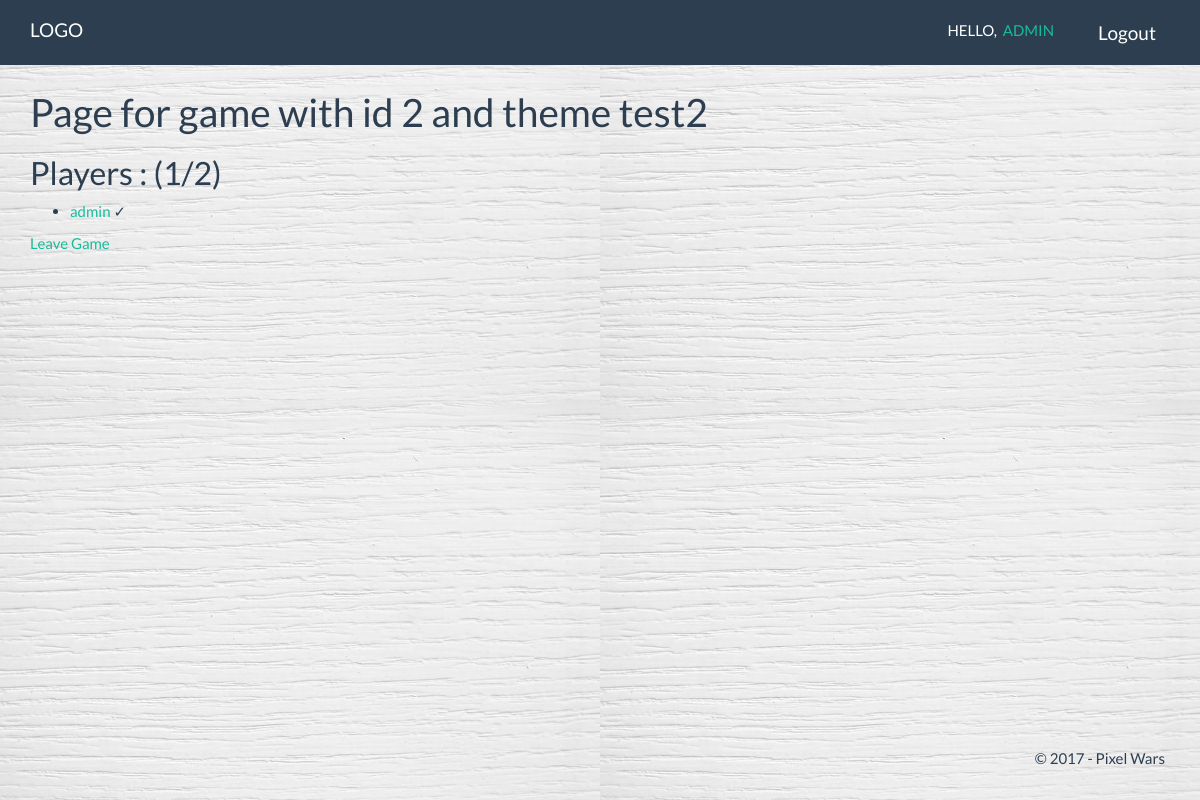
Page /pixelwars/standart/2/ (signed in) on the earlier database version.
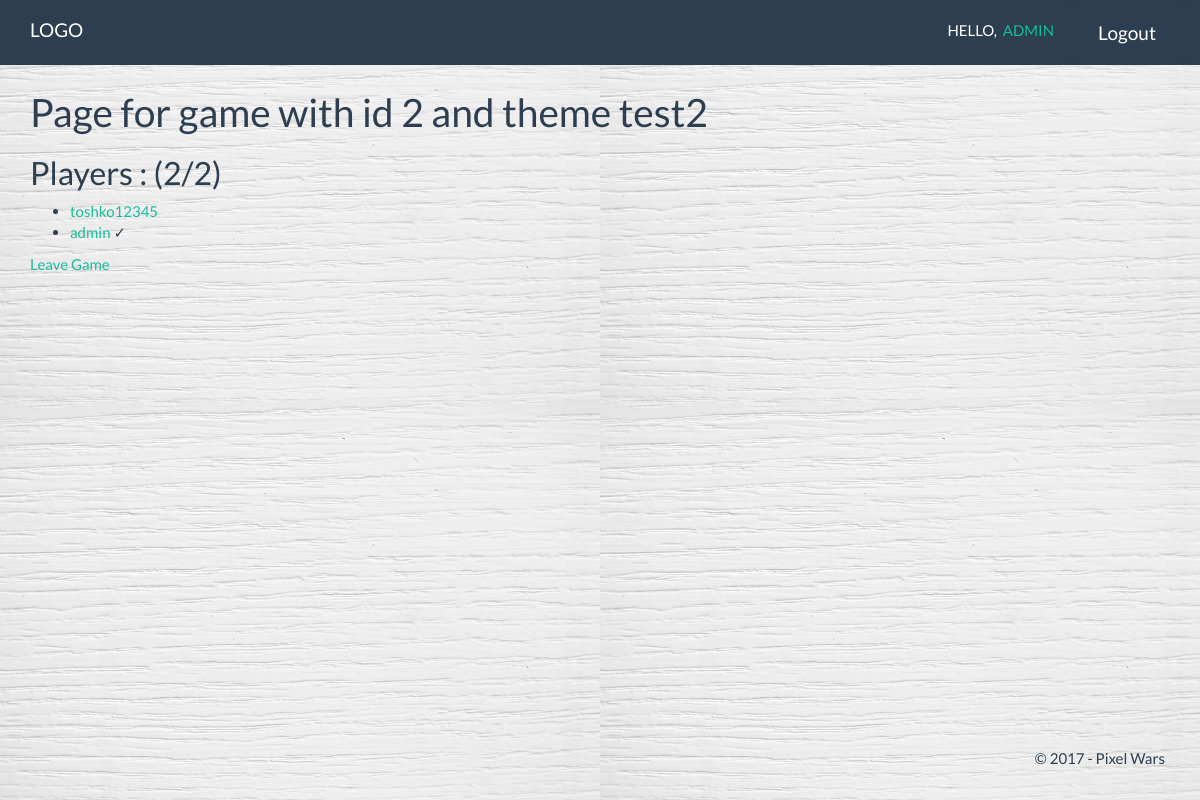
Same page on the later database version.
### pixelwars/models.py (models this page shows, shortened)
class Player(models.Model):
    user = models.OneToOneField(User, null=True, unique=True)
    name = models.CharField(max_length=250, null=True)
    wins = models.IntegerField(default=0)
    hasDrawed = models.BooleanField(default=False)

### pixelwars/views.py (the view)
# urls.py: url(r'standart/(?P<id>\d+)/$', views.readstandart, name='readstandart'),
def readstandart(request, id):
    game = get_object_or_404(Game, id=id)
    players = []
    if (game.player1 != None):
        players.append(game.player1)
    if (game.player2 != None):
        players.append(game.player2)
    canPlay = False
    canJoin = False
    canLeave = False
    currentPlayer = Player.objects.get(user=request.user)
    if (currentPlayer in players):
        canLeave = True
    playerCount = len(players)
    if (currentPlayer in players and not currentPlayer.hasDrawed):
        canPlay = True
    if (not currentPlayer in players and notActiveGameOrNoGame(currentPlayer)):
        canJoin = True
    context = {
        'canJoin': canJoin,
        'canPlay': canPlay,
        'currentPlayer': currentPlayer,
        'playerCount': playerCount,
        'canLeave': canLeave,
        'players': players,
        'game': game,
    }
    return render(request, 'pixelwars/standart/read.html', context)

### pixelwars/templates/pixelwars/standart/read.html (shortened to what this page needs)
{% extends 'pixelwars/base.html' %}
{% block main %}
    <div class="container">
        <h1>Page for game with id {{ game.id }} and theme {{ game.theme }}</h1>
        <h2>Players : ({{ playerCount }}/2)</h2>
        <ul>
            {% if players %}
                {% for player in players %}
                    <li><a href="{% url 'pixelwars:viewUser' player.user.id %}">{{ player.name }} </a>
                        {% if player.hasDrawed %}&#10003;{% endif %}</li>
                {% endfor %}
            {% else %}
                <div>No players. :(</div>
            {% endif %}
        </ul>
        {% if canLeave %}
            <a href="{% url 'pixelwars:leaveGame' game.id %}">Leave Game</a>
        {% endif %}
    </div>
{% endblock %}

Differences in the rows shown:
now on this page (row edited): Player: name "toshko12345"
Other differences:
{{ playerCount }}: "1" → "2"
